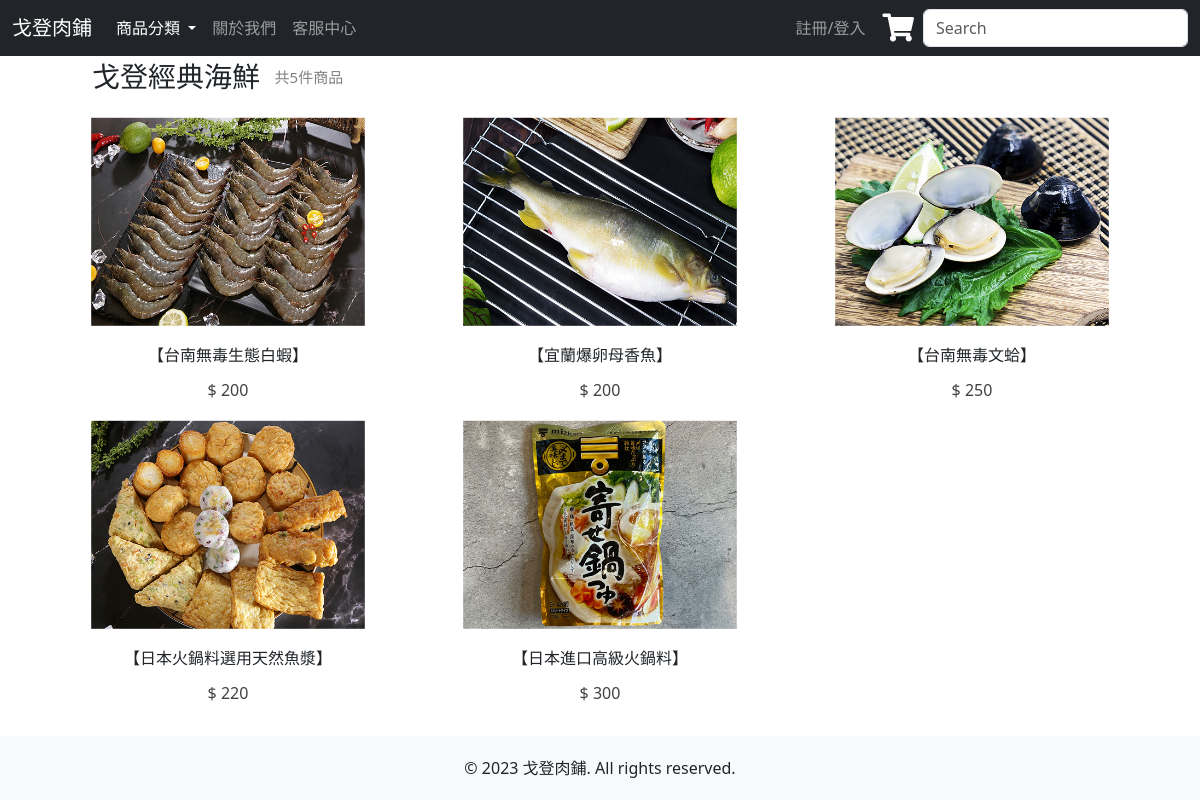
Screenshot of /seafood/ with the database file from the repository.
### mywebsite/models.py (models this page shows)
class product(models.Model):
    PRODUCT_STATUS_CHOICES = [
        ('IN_STOCK', '上架'),
        ('OUT_OF_STOCK', '下架'),
        ('UNAVAILABLE', '缺貨'),
    ]
    PID = models.AutoField('產品編號', primary_key=True)
    PPrice = models.IntegerField('產品價錢')
    PName = models.CharField('產品名稱', max_length=100)
    PDetail = models.CharField('產品內容', max_length=10000)
    Pspec = models.IntegerField('產品規格',default=0)
    Pnum = models.IntegerField('產品數量',default=0)
    PStatus = models.CharField('產品狀態', max_length=13, choices=PRODUCT_STATUS_CHOICES, default='IN_STOCK')
    PPhoto = models.ImageField('產品圖片', upload_to='product_images/', blank=True, null=True)
    PCategory = models.CharField('產品分類', max_length=20) #也可以用選項

### mywebsite/views.py (the view)
# urls.py: path('seafood/', views.seafood_view),
def seafood_view(request):
    Category = product.objects.filter( PCategory = 'seafood' )
    count = Category.count()
    return render(request, 'for_seafood.html', locals())

### templates/for_seafood.html (shortened to what this page needs)
<!DOCTYPE html>
<html lang="en">
  <head>
    <link href="https://cdn.jsdelivr.net/npm/bootstrap@5.3.0-alpha3/dist/css/bootstrap.min.css" rel="stylesheet">
    {% load static %}
    <link href="{% static 'css/styles.css'%}" rel="stylesheet" />
    <link rel="stylesheet" href="https://use.fontawesome.com/releases/v5.6.3/css/all.css"
>
</head>
    <body id="page-top" style="display: flex; flex-direction: column; min-height: 100vh;">
      <nav class="navbar navbar-default navbar-expand-lg navbar-dark bg-dark fixed-top">
        <div class="container-fluid">
            <a class="navbar-brand" href="../index/" style="color: white;">戈登肉鋪</a>
            <div class="collapse navbar-collapse" id="navbarSupportedContent">
                <ul class="navbar-nav me-auto mb-2 mb-lg-0">
                    <li class="nav-item dropdown">
                        <a class="nav-link dropdown-toggle active" aria-current="page" href="#" id="navbarDropdown" role="button" data-bs-toggle="dropdown" aria-expanded="false">
                            商品分類
                        </a>
                    </li>
                    <li class="nav-item">
                        <a class="nav-link" href="../about/">關於我們</a>
                    </li>
                    <li class="nav-item">
                        <a class="nav-link" href="../contact/">客服中心</a>
                    </li>
                </ul>
                <ul class="navbar-nav">
                  {% if request.Name %}
                  <li class="nav-item dropdown">
                    <a class="nav-link dropdown-toggle" href="#" id="navbarDropdown" role="button" data-bs-toggle="dropdown" aria-expanded="false">
                        {{ request.Name }} {% if request.is_manager %}(管理员){% endif %}
                        </a>
                        <ul class="dropdown-menu" aria-labelledby="navbarDropdown">
                            <li><a class="dropdown-item" href="../member/">個人資料</a></li>
                            <li><a class="dropdown-item" href="../fav/">我的最愛</a></li>
                            <li><hr class="dropdown-divider"></li>
                            <li><a class="dropdown-item" href="{% url 'logout' %}">登出</a></li>
                        </ul>
                    </li>
                    {% else %}
                    <li class="nav-item">
                        <a class="nav-link" href="../login/">註冊/登入</a>
                    </li>
                    {% endif %}
                </ul>
              <a href="../cart/">
                <button class="btn btn-cart btn-sm text-white" type="button">
                <i class="fas fa-shopping-cart fa-2x"></i>
              </button>
              </a>
                <form action="/search/" ass="d-flex" method="POST">{% csrf_token %}
                  <input class="form-control me-2" type="search" placeholder="Search" aria-label="Search" name = "searchbox">
              </form>
            </div>
        </div>
    </nav>
    <div class="container content" style="flex: 1;">
      <h3 class="title" style=" margin-left: 50px;margin-top: 20px; margin-bottom: -30px;  display: flex;align-items: center;">戈登經典海鮮&nbsp;&nbsp;<small style="color:gray; font-size:15px;">共{{count}}件商品</small></h3>
        <div class="row justify-content-center">
          <div class="row row-cols-1 row-cols-md-2 row-cols-lg-3 custom-col">
              {% for i in Category %}
                <div class="col product" style="margin-bottom: -115px;">
                  <div class="card small-card" >
                    {% if i.PPhoto %}
                      <img src="{{ i.PPhoto.url }}" class="card-img-top" alt="{{ i.PName }}"onclick="submitForm('{{ i.PID }}')">
                    {% else %}
                      <p>No photo available</p>
                    {% endif %}
                    <div class="card-body d-flex justify-content-center">
                      <form id="form{{ i.PID }}" action="/detail/" method="POST">{% csrf_token %}
                        <input type="submit" value="{{ i.PName }}" class="card-title btn btn-outline-dark text-center" style="border: none; font-size: 20px; background-color: inherit; color: inherit; border-color: inherit;">
                        <p class="text-center" style="font-size: 20px; color: rgb(65, 65, 65);font-weight: lighter; cursor: default;">$ {{ i.PPrice }}</p>
                      </form>
                    </div>
                  </div>
                </div>
              {% endfor %}
          </div>
        </div>
    </div>
    <footer class="footer" style="margin-top: 50px;">
        <div class="container">
            <span>© 2023 戈登肉鋪. All rights reserved.</span>
        </div>
    </footer>
    </body>
</html>

### static/css/styles.css (style rules this page uses)
.footer { background-color: #f8f9fa; padding: 20px 0; text-align: center; }
.product { padding: 15px; }

### templates/for_seafood.html (style rules this page uses)
.card { border-radius: 0; border: none; }
.card-img-top { border-radius: 0; width: 100%; height: auto; object-fit: cover; }
.small-card { transform: scale(0.8); }
.custom-col { margin-left: -20px; margin-right: -20px; }
.card-img-top { border-radius: 0; width: 100%; height: 260px; object-fit: cover; }
.card.small-card { cursor: pointer; }

### rows the page displays
product: PPhoto (picture), PName "【台南無毒生態白蝦】", PPrice "200"
product: PPhoto (picture), PName "【宜蘭爆卵母香魚】", PPrice "200"
product: PPhoto (picture), PName "【台南無毒文蛤】", PPrice "250"
product: PPhoto (picture), PName "【日本火鍋料選用天然魚漿】", PPrice "220"
product: PPhoto (picture), PName "【日本進口高級火鍋料】", PPrice "300"

### other values shown
{{ count }} "5"
